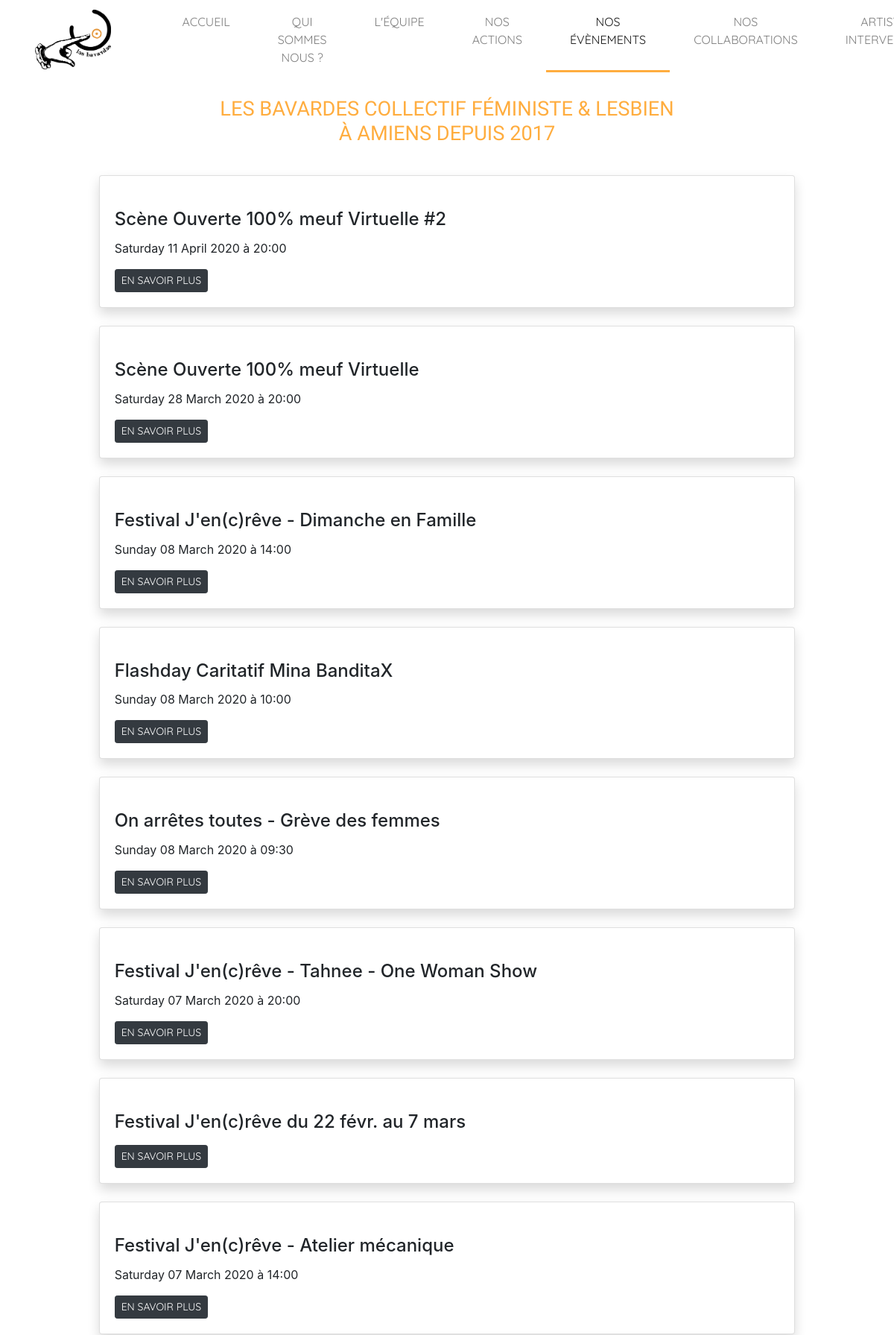
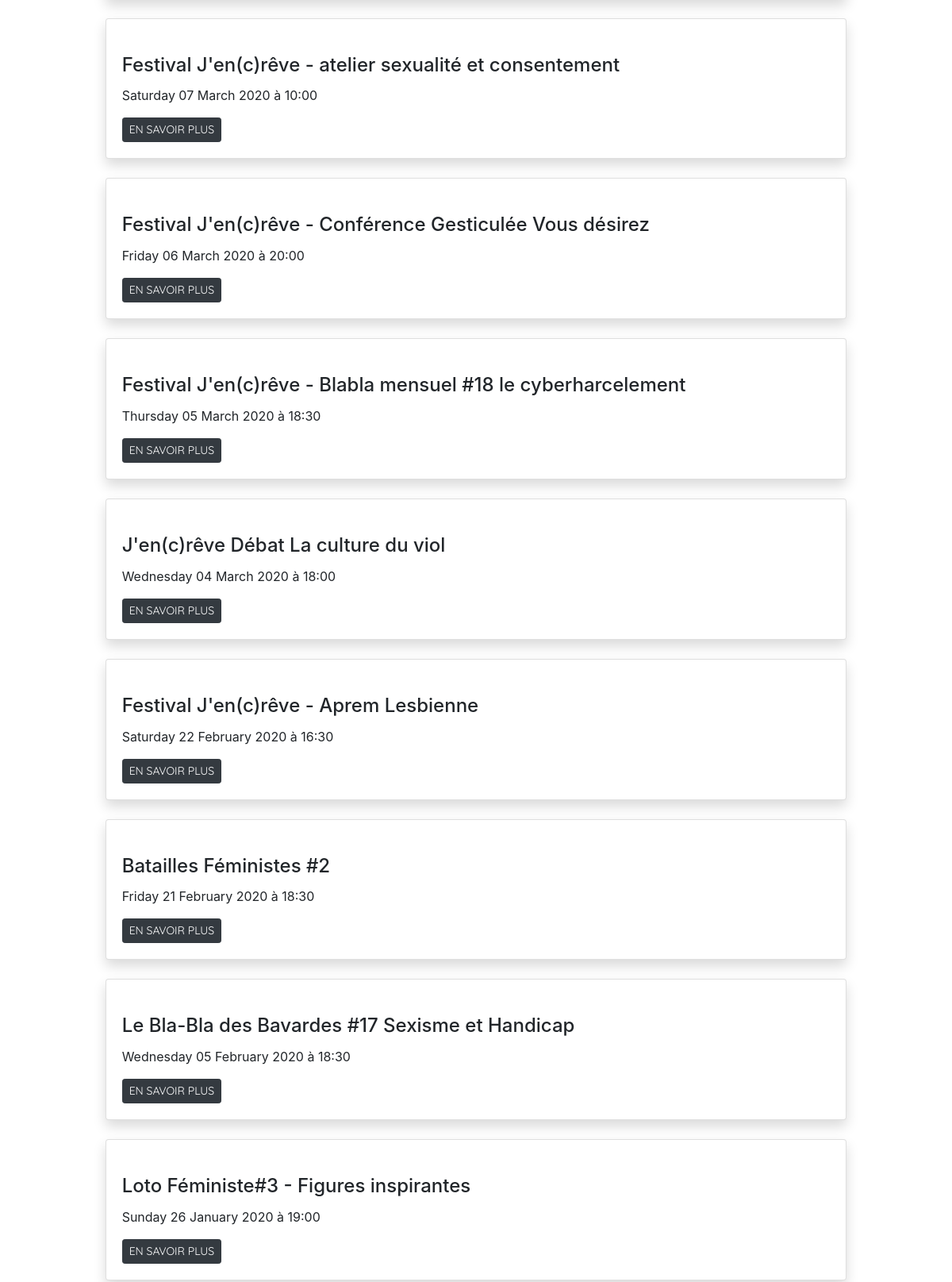
/index.php/event (upper part), run on the app's committed database (2 pictures, top to bottom).
### tables this page shows
CREATE TABLE IF NOT EXISTS `events` (
  `event_id` int(11) NOT NULL AUTO_INCREMENT,
  `event_name` varchar(100) NOT NULL,
  `event_date` date DEFAULT NULL,
  `event_heure` varchar(5) DEFAULT NULL,
  `event_lieu` varchar(200) DEFAULT NULL,
  `event_adresse` varchar(200) DEFAULT NULL,
  `event_link` varchar(200) DEFAULT NULL,
  `event_nombre_pers` int(4) DEFAULT NULL,
  `event_inscription` varchar(50) DEFAULT NULL,
  `event_non_mix` varchar(50) DEFAULT NULL,
  `event_description` varchar(1000) DEFAULT NULL,
  `file_name` varchar(50) DEFAULT NULL,
  PRIMARY KEY (`event_id`)
);

### application/controllers/Event.php (called while the page is built, shortened)
<?php
 class Event extends CI_Controller {
      function __construct() {
          $this->load->model('Event_Model');
          $this->load->helper('form');
          $this->load->library('form_validation');
      }
function index(){
        $data = array();
             $data['event'] = $this->Event_Model->getRowsEvent();
             $data['ma_pages'] = 'index_event';
        $this->load->view('templates/header', $data);
        $this->load->view('events/index', $data);
        $this->load->view('templates/footer');
    }
}
 ?>

### index.php (called while the page is built, shortened)
<?php
require_once BASEPATH.'core/CodeIgniter.php';

### application/models/Event_Model.php (called while the page is built, shortened)
<?php
 class Event_Model extends CI_Model
 {
      function __construct() {
          $this->table = 'events';
      }
      public function getRowsEvent($params = array()){
          $this->db->select('*');
          $this->db->order_by('event_id', 'desc');
          $this->db->from($this->table);
                    if(array_key_exists("event_id", $params)){
                        $this->db->where('event_id', $params['event_id']);
                        $query = $this->db->get();
                        $result = $query->row_array();
                    }else{
                        if(array_key_exists("start",$params) && array_key_exists("limit",$params)){
                            $this->db->limit($params['limit'],$params['start']);
                        }elseif(!array_key_exists("start",$params) && array_key_exists("limit",$params)){
                            $this->db->limit($params['limit']);
                        } else {
                            $query = $this->db->get();
                            $result = ($query->num_rows() > 0)?$query->result_array():FALSE;
                        }
                }
          return $result;
      }
 }
 ?>

### application/views/events/index.php (the view, shortened to what this page needs)
<div class="container">
    <div class="row justify-content-center">
        <div>
            <?php if(!empty($event)){
                    foreach($event as $row){
                ?>
            <div class="card shadow mt-4">
                <div class="inner">
                </div>
                <div class="card-body">
                <h4 class="card-title"><?php echo ucfirst($row['event_name']); ?></h4>
                <?php
                if(!empty($row['event_date'])){
                            $date = $row['event_date'];
                            $date = strtotime($date);
                            $date_fr = strftime('%A %d %B %Y', $date);
                            echo ucfirst($date_fr);
                }
                if(!empty($row['event_heure'])){
                    echo " à ".$row['event_heure'];
                }?>
                <a href="<?php echo $row['event_link']; ?>" class="btn btn-sm btn-primary">en savoir plus</a>
                </div>
            </div>
            <?php } }else{ ?>
                <tr><td colspan="6">Aucun(s) évènement(s) trouvé(s)...</td></tr>
                <?php } ?>
          </div>
    </div>
</div>

### assets/css/styles.css (style rules this page uses)
h1, a, li, h5 { font-family: 'Quicksand', sans-serif; text-transform: uppercase; }

### assets/css/equipe.css (style rules this page uses)
html { height: 100%; }
.btn-primary { background-color: #343a40; border-color: #343a40; color: #fff; }

### data on the page
events: event_name "Scène Ouverte 100% meuf Virtuelle #2", event_date "Saturday 11 April 2020", event_heure "20:00"
events: event_name "Scène Ouverte 100% meuf Virtuelle", event_date "Saturday 28 March 2020", event_heure "20:00"
events: event_name "Festival J'en(c)rêve - Dimanche en Famille", event_date "Sunday 08 March 2020", event_heure "14:00"
events: event_name "Flashday Caritatif Mina BanditaX", event_date "Sunday 08 March 2020", event_heure "10:00"
events: event_name "On arrêtes toutes - Grève des femmes", event_date "Sunday 08 March 2020", event_heure "09:30"
events: event_name "Festival J'en(c)rêve - Tahnee - One Woman Show", event_date "Saturday 07 March 2020", event_heure "20:00"
events: event_name "Festival J'en(c)rêve du 22 févr. au 7 mars"
events: event_name "Festival J'en(c)rêve - Atelier mécanique", event_date "Saturday 07 March 2020", event_heure "14:00"
events: event_name "Festival J'en(c)rêve - atelier sexualité et consentement", event_date "Saturday 07 March 2020", event_heure "10:00"
events: event_name "Festival J'en(c)rêve - Conférence Gesticulée Vous désirez", event_date "Friday 06 March 2020", event_heure "20:00"
events: event_name "Festival J'en(c)rêve - Blabla mensuel #18 le cyberharcelement", event_date "Thursday 05 March 2020", event_heure "18:30"
events: event_name "J'en(c)rêve Débat La culture du viol", event_date "Wednesday 04 March 2020", event_heure "18:00"
events: event_name "Festival J'en(c)rêve - Aprem Lesbienne", event_date "Saturday 22 February 2020", event_heure "16:30"
events: event_name "Batailles Féministes #2", event_date "Friday 21 February 2020", event_heure "18:30"
events: event_name "Le Bla-Bla des Bavardes #17 Sexisme et Handicap", event_date "Wednesday 05 February 2020", event_heure "18:30"
events: event_name "Loto Féministe#3 - Figures inspirantes", event_date "Sunday 26 January 2020", event_heure "19:00"
